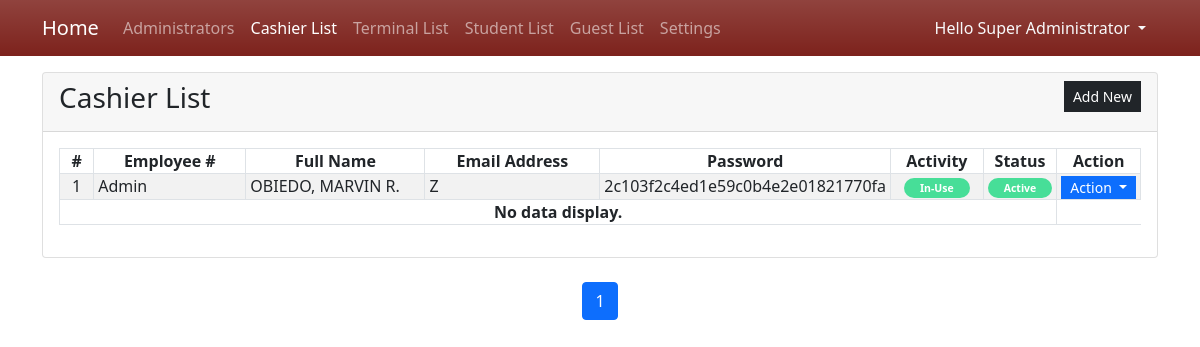
Screenshot of /superadmin/?page=cashiers (signed in) with the database file from the repository.
### tables this page shows
CREATE TABLE "cashier_list" (
	"cashier_id"	INTEGER NOT NULL,
	"lastname"	TEXT NOT NULL,
	"firstname"	TEXT NOT NULL,
	"MI"	TEXT,
	"log_status"	INTEGER NOT NULL DEFAULT 2,
	"status"	INTEGER NOT NULL DEFAULT 1,
	"username"	TEXT NOT NULL UNIQUE,
	"password"	TEXT NOT NULL,
	"email_address"	TEXT NOT NULL,
	PRIMARY KEY("cashier_id" AUTOINCREMENT)
);

### superadmin/cashiers.php (the view, shortened to what this page needs)
<div class="card">
    <div class="card-header d-flex justify-content-between">
        <h3 class="card-title">Cashier List</h3>
        <div class="card-tools align-middle">
            <button class="btn btn-dark btn-sm py-1 rounded-0" type="button" id="create_new">Add New</button>
        </div>
    </div>
    <?php
$sql = "SELECT COUNT(*) FROM `cashier_list`";
$total_results = $conn->querySingle($sql);
$limit = 20;
$total_pages = ceil($total_results / $limit);
$page = isset($_GET['page_num']) ? $_GET['page_num'] : 1;
$start = ($page - 1) * $limit;
$sql = "SELECT * FROM `cashier_list` ORDER BY `lastname` ASC LIMIT $start, $limit";
$qry = $conn->query($sql);
$i = $start + 1;
?>
    <div class="card-body">
        <table class="table table-hover table-striped table-bordered">
            <colgroup>
                <col width="5%">
                <col width="20%">
                <col width="25%">
                <col width="25%">
                <col width="15%">
                <col width="10%">
                <col width="10%">
            </colgroup>
            <thead>
                <tr>
                    <th class="text-center p-0">#</th>
                    <th class="text-center p-0">Employee #</th>
                    <th class="text-center p-0">Full Name</th>
                    <th class="text-center p-0">Email Address</th>
                    <th class="text-center p-0">Password</th>
                    <th class="text-center p-0">Activity</th>
                    <th class="text-center p-0">Status</th>
                    <th class="text-center p-0">Action</th>
                </tr>
            </thead>
            <tbody>
                <?php
                    while($row = $qry->fetchArray()):
                ?>
                <tr>
                    <td class="text-center p-0"><?php echo $i++; ?></td>
                    <td class="py-0 px-1"><?php echo $row['username'] ?></td>
                    <td class="py-0 px-1"><?php echo $row['lastname'].", ".$row['firstname']." ".$row['MI']."."  ?></td>
                    <td class="py-0 px-1"><?php echo $row['email_address'] ?></td>
                    <td class="py-0 px-1"><?php echo $row['password'] ?></td>
                    <td class="py-0 px-1 text-center">
                        <?php
                            if($row['log_status'] == 1){
                                echo  '<span class="py-1 px-3 badge rounded-pill bg-success"><small>In-Use</small></span>';
                            }else{
                                echo  '<span class="py-1 px-3 badge rounded-pill bg-danger"><small>Not In-Use</small></span>';
                            }
                        ?>
                    </td>
                    <td class="py-0 px-1 text-center">
                        <?php
                            if($row['status'] == 1){
                                echo  '<span class="py-1 px-3 badge rounded-pill bg-success"><small>Active</small></span>';
                            }else{
                                echo  '<span class="py-1 px-3 badge rounded-pill bg-danger"><small>In-Active</small></span>';
                            }
                        ?>
                    </td>
                    <th class="text-center py-0 px-1">
                        <div class="btn-group" role="group">
                            <button id="btnGroupDrop1" type="button" class="btn btn-primary dropdown-toggle btn-sm rounded-0 py-0" data-bs-toggle="dropdown" aria-expanded="false">
                            Action
                            </button>
                        </div>
                    </th>
                </tr>
                <?php endwhile; ?>
                <?php if(!$qry->fetchArray()): ?>
                    <tr>
                        <th class="text-center p-0" colspan="7">No data display.</th>
                    </tr>
                <?php endif; ?>
            </tbody>
        </table>
    </div>
</div>
<div>
</div>
<nav>
    <ul class="pagination justify-content-center">
        <?php for($i = 1; $i <= $total_pages; $i++): ?>
        <li class="page-item <?php if($page == $i) echo 'active'; ?>"><a class="page-link" href="?page=cashiers&page_num=<?php echo $i ?>"><?php echo $i ?></a></li>
        <?php endfor; ?>
    </ul>
</nav>

### superadmin/index.php (style rules this page uses)
:root { --bs-success-rgb:71, 222, 152 !important; }
html,body { height:100%; width:100%; }

### rows the page displays
cashier_list: username "Admin", lastname "OBIEDO", firstname "MARVIN", MI "R", email_address "Z", password "2c103f2c4ed1e59c0b4e2e01821770fa", log_status "In-Use", status "Active"

### other values shown
$_SESSION['fullname'] "Super Administrator"
